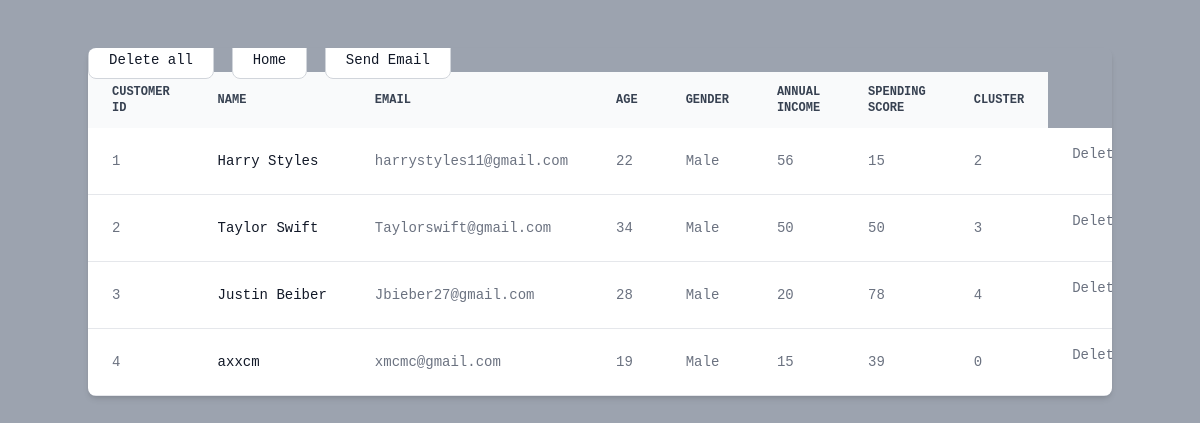
Page /customers on the committed database.
### app.py (models this page shows)
class Customer(db.Model):
    id = db.Column(db.Integer, primary_key=True)
    name = db.Column(db.String(50))
    age = db.Column(db.Integer)
    gender = db.Column(db.String(10))
    annual_income = db.Column(db.Integer)
    spending_score = db.Column(db.Integer)
    email = db.Column(db.String(120), unique=True, nullable=False)
    cluster = db.Column(db.Integer)

### app.py (the view)
@app.route('/customers')
def view_customers():
    with app.app_context():
        customers = Customer.query.all()
        return flask.render_template('customers.html', customers=customers)

### templates/customers.html (shortened to what this page needs)
<html>
  <head>
    <script src="https://cdn.tailwindcss.com"></script>
  </head>
  <body class="font-mono bg-gray-400">
    <div class="container mx-auto flex justify-center my-12">
        <div class="relative overflow-x-auto shadow-md sm:rounded-lg">
            <a href="/delete_all" type="button" class="text-gray-900 bg-white border border-gray-300 focus:outline-none hover:bg-gray-100 focus:ring-4 focus:ring-gray-200 font-medium rounded-lg text-sm px-5 py-2.5 mr-2 mb-2 dark:bg-gray-800 dark:text-white dark:border-gray-600 dark:hover:bg-gray-700 dark:hover:border-gray-600 dark:focus:ring-gray-700">Delete all</a>
            <a href="/index" type="button" class="text-gray-900 bg-white border border-gray-300 focus:outline-none hover:bg-gray-100 focus:ring-4 focus:ring-gray-200 font-medium rounded-lg text-sm px-5 py-2.5 mr-2 mb-2 dark:bg-gray-800 dark:text-white dark:border-gray-600 dark:hover:bg-gray-700 dark:hover:border-gray-600 dark:focus:ring-gray-700">Home</a>
            <a href="/email_cluster/1" type="button" class="text-gray-900 bg-white border border-gray-300 focus:outline-none hover:bg-gray-100 focus:ring-4 focus:ring-gray-200 font-medium rounded-lg text-sm px-5 py-2.5 mr-2 mb-2 dark:bg-gray-800 dark:text-white dark:border-gray-600 dark:hover:bg-gray-700 dark:hover:border-gray-600 dark:focus:ring-gray-700">Send Email</a>
            <table class="w-full text-sm text-left text-gray-500 dark:text-gray-400">
                <thead class="text-xs text-gray-700 uppercase bg-gray-50 dark:bg-gray-700 dark:text-gray-400">
                    <tr>
                        <th scope="col" class="px-6 py-3">
                            Customer ID
                        </th>
                        <th scope="col" class="px-6 py-3">
                            Name
                        </th>
                        <th scope="col" class="px-6 py-3">
                            Email
                        </th>
                        <th scope="col" class="px-6 py-3">
                            Age
                        </th>
                        <th scope="col" class="px-6 py-3">
                            Gender
                        </th>
                        <th scope="col" class="px-6 py-3">
                            Annual Income
                        </th>
                        <th scope="col" class="px-6 py-3">
                            Spending Score
                        </th>
                        <th scope="col" class="px-6 py-3">
                            Cluster
                        </th>
                    </tr>
                </thead>
                <tbody>
                    {% if not customers %}
                    <tr class="bg-white border-b dark:bg-gray-800 dark:border-gray-700 hover:bg-gray-50 dark:hover:bg-gray-600 " >
                        <th scope="row" class="px-6 py-4 font-medium text-gray-900 whitespace-nowrap dark:text-white" colspan="8">
                            No Data in Database
                        </th>
                    </tr>
                    {% else %}
                    {% for customer in customers %}
                    <tr class="bg-white border-b dark:bg-gray-800 dark:border-gray-700 hover:bg-gray-50 dark:hover:bg-gray-600">
                        <td class="px-6 py-4">
                            {{customer.id}}
                        </td>
                        <th scope="row" class="px-6 py-4 font-medium text-gray-900 whitespace-nowrap dark:text-white">
                            {{customer.name}}
                        </th>
                        <td class="px-6 py-4">
                            {{customer.email}}
                        </td>
                        <td class="px-6 py-4">
                            {{customer.age}}
                        </td>
                        <td class="px-6 py-4">
                            {{customer.gender}}
                        </td>
                        <td class="px-6 py-4">
                            {{customer.annual_income}}
                        </td>
                        <td class="px-6 py-4">
                            {{customer.spending_score}}
                        </td>
                        <td class="px-6 py-4">
                            {{customer.cluster}}
                        </td>
                        <td class="px-6 py-4 text-right">
                            <form action="{{ url_for('delete_customer', id=customer.id) }}" method="POST">
                                <button type="submit" class="btn btn-danger btn-sm">Delete</button>
                              </form>
                        </td>
                    </tr>
                    {% endfor %}
                    {% endif %}
                </tbody>
            </table>
        </div>
    </div>
  </body>
</html>

### rows in the picture
Customer: id "1", name "Harry Styles", email "harrystyles11@gmail.com", age "22", gender "Male", annual_income "56", spending_score "15", cluster "2"
Customer: id "2", name "Taylor Swift", email "Taylorswift@gmail.com", age "34", gender "Male", annual_income "50", spending_score "50", cluster "3"
Customer: id "3", name "Justin Beiber", email "Jbieber27@gmail.com", age "28", gender "Male", annual_income "20", spending_score "78", cluster "4"
Customer: id "4", name "axxcm", email "xmcmc@gmail.com", age "19", gender "Male", annual_income "15", spending_score "39", cluster "0"
